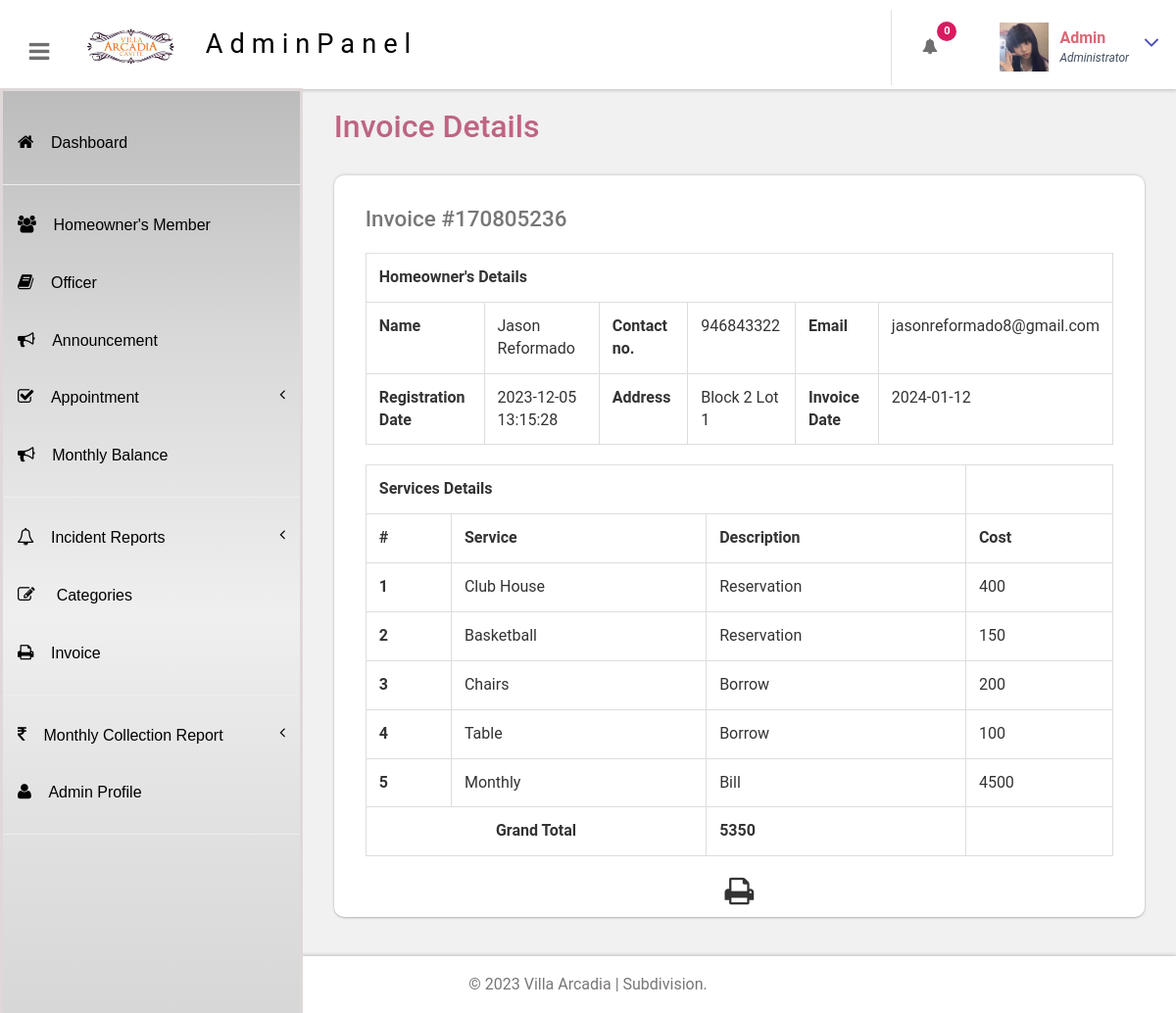
The page /portal/admin/view-invoice.php?invoiceid=170805236 (signed in) on the database its author committed.
### tables this page shows
CREATE TABLE `tblservices` (
  `ID` int(10) NOT NULL,
  `ServiceName` varchar(200) DEFAULT NULL,
  `ServiceDescription` mediumtext DEFAULT NULL,
  `Cost` int(10) DEFAULT NULL,
  `Image` varchar(200) DEFAULT NULL,
  `CreationDate` timestamp NULL DEFAULT current_timestamp()
);

### portal/admin/view-invoice.php (the view, shortened to what this page needs)
<?php
include('includes/dbconnection.php');
if (strlen($_SESSION['bpmsaid']==0)) {
  header('location:logout.php');
  } else{
  ?>
<!DOCTYPE HTML>
<html>
<head>
<link href="css/bootstrap.css" rel='stylesheet' type='text/css' />
<link href="css/style.css" rel='stylesheet' type='text/css' />
<link href="css/font-awesome.css" rel="stylesheet">
<link href="css/animate.css" rel="stylesheet" type="text/css" media="all">
<link href="css/custom.css" rel="stylesheet">
</head>
<body class="cbp-spmenu-push">
	<div class="main-content">
		 <?php include_once('includes/sidebar.php');?>
		 <?php include_once('includes/header.php');?>
		<div id="page-wrapper">
			<div class="main-page">
				<div class="tables" id="exampl">
					<h3 class="title1">Invoice Details</h3>
	<?php
	$invid=intval($_GET['invoiceid']);
$ret=mysqli_query($con,"select DISTINCT  date(tblinvoice.PostingDate) as invoicedate,tbluser.FirstName,tbluser.LastName,tbluser.Email,tbluser.MobileNumber,tbluser.RegDate,tbluser.address
	from  tblinvoice
	join tbluser on tbluser.ID=tblinvoice.Userid
	where tblinvoice.BillingId='$invid'");
while ($row=mysqli_fetch_array($ret)) {
?>
					<div class="table-responsive bs-example widget-shadow">
						<h4>Invoice #<?php echo $invid;?></h4>
						<table class="table table-bordered" width="100%" border="1">
<tr>
<th colspan="6">Homeowner's Details</th>
</tr>
							 <tr>
								<th>Name</th>
								<td><?php echo $row['FirstName']?> <?php echo $row['LastName']?></td>
								<th>Contact no.</th>
								<td><?php echo $row['MobileNumber']?></td>
								<th>Email </th>
								<td><?php echo $row['Email']?></td>
							</tr>
							 <tr>
								<th>Registration Date</th>
								<td><?php echo $row['RegDate']?></td>
								<th>Address</th>
								<td><?php echo $row['address']?></td>
								<th>Invoice Date</th>
								<td colspan="3"><?php echo $row['invoicedate']?></td>
							</tr>
<?php }?>
</table>
<table class="table table-bordered" width="100%" border="1">
<tr>
<th colspan="3">Services Details</th>
</tr>
<tr>
<th>#</th>
<th>Service</th>
<th>Description</th>
<th>Cost</th>
</tr>
<?php
$ret=mysqli_query($con,"select tblservices.ServiceName,tblservices.ServiceDescription	,tblservices.Cost
	from  tblinvoice
	join tblservices on tblservices.ID=tblinvoice.ServiceId
	where tblinvoice.BillingId='$invid'");
$cnt=1;
while ($row=mysqli_fetch_array($ret)) {
	?>
<tr>
<th><?php echo $cnt;?></th>
<td><?php echo $row['ServiceName']?></td>
<td><?php echo $row['ServiceDescription']?></td>
<td><?php echo $subtotal=$row['Cost']?></td>
</tr>
<?php
$cnt=$cnt+1;
$gtotal+=$subtotal;
} ?>
<tr>
<th colspan="2" style="text-align:center">Grand Total</th>
<th><?php echo $gtotal?></th>
</tr>
</table>
  <p style="margin-top:1%"  align="center">
  <i class="fa fa-print fa-2x" style="cursor: pointer;"  OnClick="CallPrint(this.value)" ></i>
</p>
					</div>
				</div>
			</div>
		</div>
		 <?php include_once('includes/footer.php');?>
	</div>
</body>
</html>
<?php }  ?>

### portal/admin/includes/header.php (shortened to what this page needs)
<div class="sticky-header header-section ">
      <div class="header-left">
        <button id="showLeftPush"><i class="fa fa-bars"></i></button>
        <div class="logo">
          <a >
            <img src="images/logo.png" width="100px" class="img-responsive ">
            <span>AdminPanel</span>
          </a>
        </div>
		<br>
      </div>
      <div class="header-right">
      <div class="profile_details_left">
  <ul class="nofitications-dropdown">
    <?php
      $retAppointments = mysqli_query($con, "SELECT tbluser.FirstName, tbluser.LastName, tblbook.ID as bid, tblbook.AptNumber FROM tblbook JOIN tbluser ON tbluser.ID=tblbook.UserID WHERE tblbook.Status IS NULL");
      $numAppointments = mysqli_num_rows($retAppointments);
      $retComplaints = mysqli_query($con, "SELECT * FROM tblcomplaint WHERE IsRead IS NULL");
      $numComplaints = mysqli_num_rows($retComplaints);
      $totalUnreadNotifications = $numAppointments + $numComplaints;
    ?>
    <li class="dropdown head-dpdn">
      <a href="#" class="dropdown-toggle" data-toggle="dropdown" aria-expanded="false">
        <i class="fa fa-bell"></i><span class="badge blue"><?php echo $totalUnreadNotifications; ?></span>
      </a>
    </li>
  </ul>
  <div class="clearfix"> </div>
</div>
        <div class="profile_details">
        <?php
$adid=$_SESSION['bpmsaid'];
$ret=mysqli_query($con,"select AdminName from tbladmin where ID='$adid'");
$row=mysqli_fetch_array($ret);
$name=$row['AdminName'];
?>
          <ul>
            <li class="dropdown profile_details_drop">
              <a href="#" class="dropdown-toggle" data-toggle="dropdown" aria-expanded="false">
                <div class="profile_img">
                  <span class="prfil-img"><img src="images/admin.jpg" alt="" width="50" height="50"> </span>
                  <div class="user-name">
                    <p><?php echo $name; ?></p>
                    <span>Administrator</span>
                  </div>
                  <i class="fa fa-angle-down lnr"></i>
                  <div class="clearfix"></div>
                </div>
              </a>
            </li>
          </ul>
        </div>
      </div>
      <div class="clearfix"> </div>
    </div>

### portal/admin/css/style.css (style rules this page uses)
h4, h5, h6, h1, h2, h3 { margin: 0; }
ul, ol { margin: 0; }
p { margin: 0; }
html, body { font-family: Roboto; font-size: 100%; overflow-x: hidden; background: #fff; }
body a { transition: 0.5s all ease; -webkit-transition: 0.5s all ease; -moz-transition: 0.5s all ease; -o-transition: 0.5s all ease; -ms-transition: 0.5s all ease; text-decoration:none; }
h1,h2,h3,h4,h5,h6 { margin:0; }
p { margin:0; }
ul,label { margin:0; padding:0; }
.main-content { position: relative; }
.sticky-header { position: fixed; top: 0; left:0px; width: 100%; z-index: 100; }
.header-section { background:#FFF; box-shadow: 1px 1px 4px rgba(0, 0, 0, 0.21); -webkit-box-shadow: 1px 1px 4px rgba(0, 0, 0, 0.21); -moz-box-shadow: 1px 1px 4px rgba(0, 0, 0, 0.21); -o-box-shadow: 1px 1px 4px rgba(0, 0, 0, 0.21); }
.header-section::after { clear: both; display: block; content: ''; }
.header-left { float: left; width: 45%; }
.header-right { float: right; margin-top: 10px; }
button#showLeftPush { font-size: 1.5em; width: 80px; padding: 0.87em 0; text-align: center; cursor: pointer; float: left; color: #6F6F6F; -moz-transition: all 0.2s ease-out 0s; -webkit-transition: all 0.2s ease-out 0s; transition: all 0.2s ease-out 0s; border: none; background-color: #ffffff; outline:none; margin-top: 15px; }
.cbp-spmenu-push { overflow-x: hidden; position: relative; }
.cbp-spmenu, .cbp-spmenu-push { -webkit-transition: all 0.3s ease; -moz-transition: all 0.3s ease; transition: all 0.3s ease; }
.cbp-spmenu-push div#page-wrapper { margin: 0 0 0 19.3em; transition:.5s all; -webkit-transition:.5s all; -moz-transition:.5s all; }
.fa { display: inline-block; font-family: FontAwesome; font-style: normal; font-weight: normal; line-height: 1; -webkit-font-smoothing: antialiased; -moz-osx-font-smoothing: grayscale; }
.logo { background: #fff; text-align: center; float: left; }
.logo a { padding: 1.6em .3em .7em; display: flex; text-decoration: none; }
.logo a span { color: rgb(0, 0, 0); font-size: 1.7em; text-align: center; letter-spacing: 7px; margin-left: 25px; }
.profile_details_left { float: left; }
li.dropdown.head-dpdn { display: inline-block; padding: 1.7em 0; border-left: 1px solid #E0E0E0; float: left; }
li.dropdown.head-dpdn a.dropdown-toggle { padding: 1.7em 2em; }
i.fa.fa-bell { color:#6F6F6F; }
.header-right span.badge { font-size: 11px; font-weight: bold; color: #FFF; background: #8BC34A; line-height: 15px; width: 20px; height: 20px; border-radius: 2em; -webkit-border-radius: 2em; -moz-border-radius: 2em; -o-border-radius: 2em; text-align: center; display: inline-block; position: absolute; top: 16%; padding: 2px 0 0; }
.header-right span.blue { background-color:#D81B60; }
.profile_details { float: right; }
.profile_details_drop a.dropdown-toggle { display:block; padding: 0.8em 3em 0 2em; }
.profile_img span.prfil-img { float:left; }
.user-name { float:left; margin-top:8px; margin-left:11px; height:35px; }
.profile_details ul li { list-style-type:none; position:relative; }
.profile_details li a i.fa.lnr { position: absolute; top: 34%; right: 8%; color: #4F52BA; font-size: 1.6em; }
.user-name p { font-size:1em; color:#DD6777; line-height:1em; font-weight:700; }
.user-name span { font-size: .75em; font-style: italic; color: #424f63; font-weight: normal; margin-top: .3em; }
.widget-shadow { background-color: #fff; border-radius: 10px; box-shadow: 0 -1px 3px rgba(0,0,0,.12),0 1px 2px rgba(0,0,0,.24); -webkit-box-shadow: 0 -1px 3px rgba(0,0,0,.12),0 1px 2px rgba(0,0,0,.24); -moz-box-shadow: 0 -1px 3px rgba(0,0,0,.12),0 1px 2px rgba(0,0,0,.24); }
h3.title1 { font-size: 2em; color: #be6583; margin-bottom: 0.8em; }
.table > thead > tr > th, .table > tbody > tr > th, .table > tfoot > tr > th, .table > thead > tr > td, .table > tbody > tr > td, .table > tfoot > tr > td { border-top: none; }
.tables h4 { font-size: 1.4em; margin-bottom: 1em; color: #777777; }
.tables .panel-body ,.tables .bs-example { padding: 2em 2em 0.5em; }
.tables .table > thead > tr > th, .tables .table > tbody > tr > th, .tables .table > tfoot > tr > th, .tables .table > thead > tr > td, .tables .table > tbody > tr > td, .tables .table > tfoot > tr > td { padding: 13px; border-top: 1px solid #E0E0E0; }
.bs-example { margin-top: 2em; }

### portal/admin/css/custom.css (style rules this page uses)
#page-wrapper { padding:7em 2em 2.5em; background-color: #F1F1F1; }

### rows shown on the page
tblservices: ServiceName "Club House", ServiceDescription "Reservation", Cost "400"
tblservices: ServiceName "Basketball", ServiceDescription "Reservation", Cost "150"
tblservices: ServiceName "Chairs", ServiceDescription "Borrow", Cost "200"
tblservices: ServiceName "Table", ServiceDescription "Borrow", Cost "100"
tblservices: ServiceName "Monthly", ServiceDescription "Bill", Cost "4500"

### other values the page prints
$totalUnreadNotifications "0"
$name "Admin"
$row['FirstName'] "Jason"
$row['LastName'] "Reformado"
$row['MobileNumber'] "946843322"
$row['Email'] "jasonreformado8@gmail.com"
$row['RegDate'] "2023-12-05 13:15:28"
$row['address'] "Block 2 Lot 1"
$row['invoicedate'] "2024-01-12"
$gtotal "5350"
